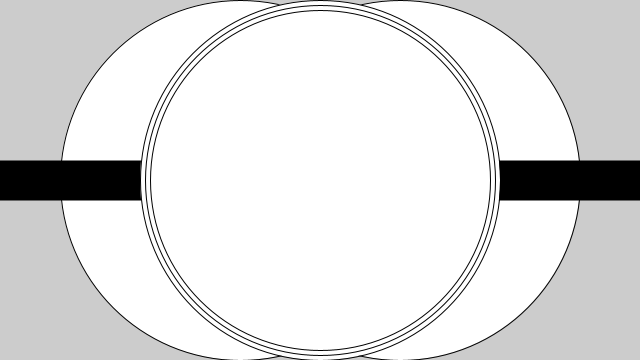
Frame 1 (no input)
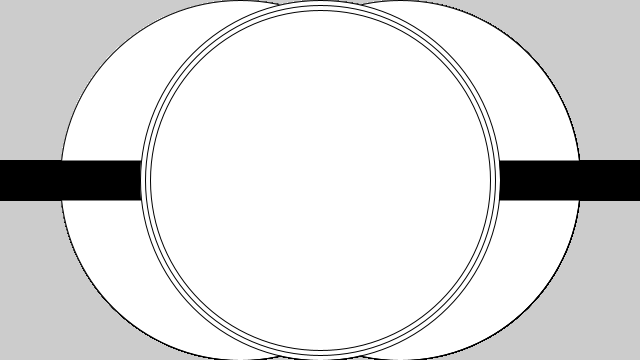
Frame 60 (the mouse pressed at the canvas centre just before this capture)
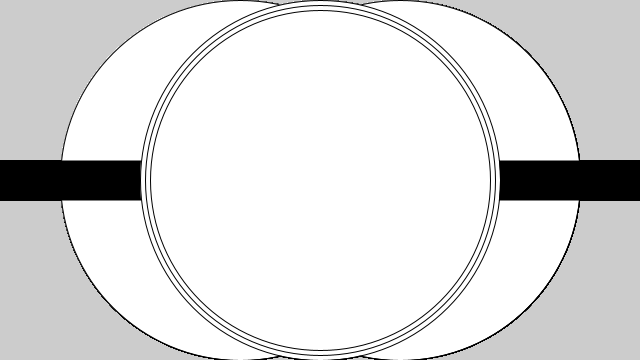
Frame 120 (the mouse held since frame 60 and released just before this capture)

The Processing sketch that drew these frames (run headless with seeded random() and noise(); from frame 60 on, the mouse is pressed at the canvas centre):

// Processing sketch: showcase_drawing_shapes_assignment
// ── showcase_drawing_shapes_assignment.pde
void setup() {
  size(640,360);
}

void draw() {
  circle(400, 180, 360);
  circle(240, 180, 360);
  
  strokeWeight(40);
  line(0, 180, 640, 180);
  
  strokeWeight(1);
  circle(320, 180, 360);
  circle(320, 180, 350);
  circle(320, 180, 340);
}
